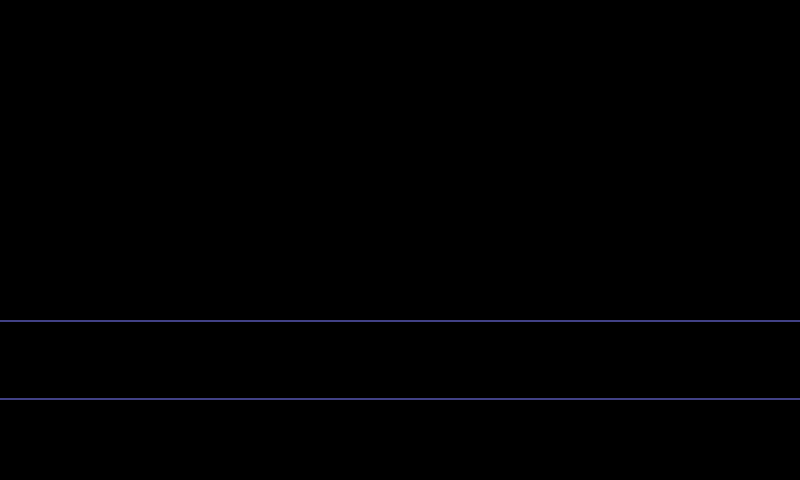

Below is a game level as drawn by its tile map, then a one-line description and the .tmx file that defines it, in full:
An orthogonal 20x12 tile map with 40x40 px tiles, 2 tile layers (tiles, decal) and 18 objects (2x transition, 2x script, spawn, entry, ralsei_pos_cut, ...).

<map version="1.11" tiledversion="1.12.2" orientation="orthogonal" renderorder="right-down" width="20" height="12" tilewidth="40" tileheight="40" infinite="0" nextlayerid="6" nextobjectid="45">
 <editorsettings>
  <export target="room2.lua" format="lua" />
 </editorsettings>
 <properties>
  <property name="name" value="Test Map - Room 2" />
 </properties>
 <tileset firstgid="1" source="../tilesets/castle.tsx" />
 <layer id="1" name="tiles" width="20" height="12">
  <data encoding="csv">
0,0,0,0,5,5,5,5,5,5,5,5,5,5,5,5,5,5,5,0,
0,0,0,5,5,5,5,5,5,5,5,5,5,5,5,5,5,5,5,0,
0,0,0,5,5,5,5,5,5,5,5,5,5,5,5,5,5,5,5,0,
0,0,0,0,5,5,5,5,5,5,5,5,5,5,5,5,5,5,5,0,
0,0,0,5,5,5,5,5,5,5,5,5,5,5,5,5,5,5,5,5,
0,0,0,5,5,5,5,5,5,5,5,5,5,5,5,5,5,5,5,5,
0,0,0,0,5,5,5,5,5,5,5,5,5,5,5,5,5,5,5,0,
5,5,5,0,5,5,5,5,5,5,5,5,5,5,5,5,5,5,5,0,
7,7,7,7,7,7,7,7,7,7,7,7,7,7,7,7,7,7,7,7,
15,15,15,15,15,15,15,15,15,15,15,15,15,15,15,15,15,15,15,15,
0,0,0,0,0,0,0,0,0,0,0,0,0,0,0,0,0,0,0,0,
0,0,0,0,0,0,0,0,0,0,0,0,0,0,0,0,0,0,0,0
</data>
 </layer>
 <layer id="2" name="decal" width="20" height="12">
  <data encoding="csv">
0,0,0,0,0,0,0,0,0,0,0,0,0,0,0,0,0,0,0,0,
0,0,0,0,0,0,0,0,0,0,0,0,0,0,0,0,0,0,0,0,
0,0,0,0,0,0,0,0,0,0,0,0,0,0,0,0,0,0,0,0,
0,0,0,0,0,0,0,0,0,0,0,0,0,0,0,0,0,0,0,0,
0,0,0,0,0,0,0,0,0,0,0,0,0,0,0,0,0,0,0,0,
0,0,0,0,0,0,0,0,0,0,5,5,5,0,0,0,0,0,0,0,
0,0,0,0,0,0,0,0,0,0,5,5,5,0,0,0,0,0,0,0,
0,0,0,0,0,0,0,0,0,5,5,5,5,0,0,0,0,0,0,0,
0,0,0,0,0,0,0,0,0,0,0,0,0,0,0,0,0,0,0,0,
0,0,0,0,0,0,0,0,0,0,0,0,0,0,0,0,0,0,0,0,
0,0,0,0,0,0,0,0,0,0,0,0,0,0,0,0,0,0,0,0,
0,0,0,0,0,0,0,0,0,0,0,0,0,0,0,0,0,0,0,0
</data>
 </layer>
 <objectgroup color="#0000ff" id="3" name="collision" opacity="0.5">
  <object id="42" x="0" y="280" width="800" height="40" />
  <object id="43" x="809" y="280" width="40" height="160" />
  <object id="44" x="0" y="400" width="800" height="40" />
 </objectgroup>
 <objectgroup color="#7f00ff" id="4" name="markers">
  <object id="5" name="spawn" x="154.394" y="371.592">
   <point />
  </object>
  <object id="8" name="entry" x="40" y="360">
   <point />
  </object>
  <object id="13" name="ralsei_pos_cut" x="99.3635" y="339.492">
   <point />
  </object>
  <object id="14" name="kris_pos_cut" x="100.191" y="383.377">
   <point />
  </object>
  <object id="25" name="very cool little scene" x="98.6667" y="176">
   <point />
  </object>
  <object id="26" name="just move it down" x="146.667" y="221.333">
   <point />
  </object>
  <object id="29" name="susie_boss" x="298.667" y="358">
   <point />
  </object>
  <object id="30" name="ralsei_boss" x="249.333" y="357.333">
   <point />
  </object>
  <object id="41" name="entry2" x="760" y="360">
   <point />
  </object>
 </objectgroup>
 <objectgroup color="#ff00ff" id="5" name="objects">
  <object id="6" name="enemy" x="683.667" y="341" width="40" height="40">
   <properties>
    <property name="actor" value="ben" />
    <property name="encounter" value="ben" />
    <property name="once" type="bool" value="true" />
   </properties>
  </object>
  <object id="9" name="transition" x="-35.3333" y="319.667" width="40" height="80">
   <properties>
    <property name="map" value="room1" />
    <property name="marker" value="entry" />
   </properties>
  </object>
  <object id="12" name="script" x="80" y="200" width="40" height="80">
   <properties>
    <property name="cutscene" value="kralsei_s.scene" />
   </properties>
  </object>
  <object id="28" name="script" x="120" y="320" width="40" height="80">
   <properties>
    <property name="cutscene" value="boss.scene" />
   </properties>
  </object>
  <object id="38" name="forcefield" x="0" y="280" width="40" height="160">
   <properties>
    <property name="flag" value="boss1_enter" />
    <property name="visible" type="bool" value="false" />
   </properties>
  </object>
  <object id="39" name="transition" x="800" y="320" width="40" height="80">
   <properties>
    <property name="map" value="room3" />
   </properties>
  </object>
 </objectgroup>
</map>
